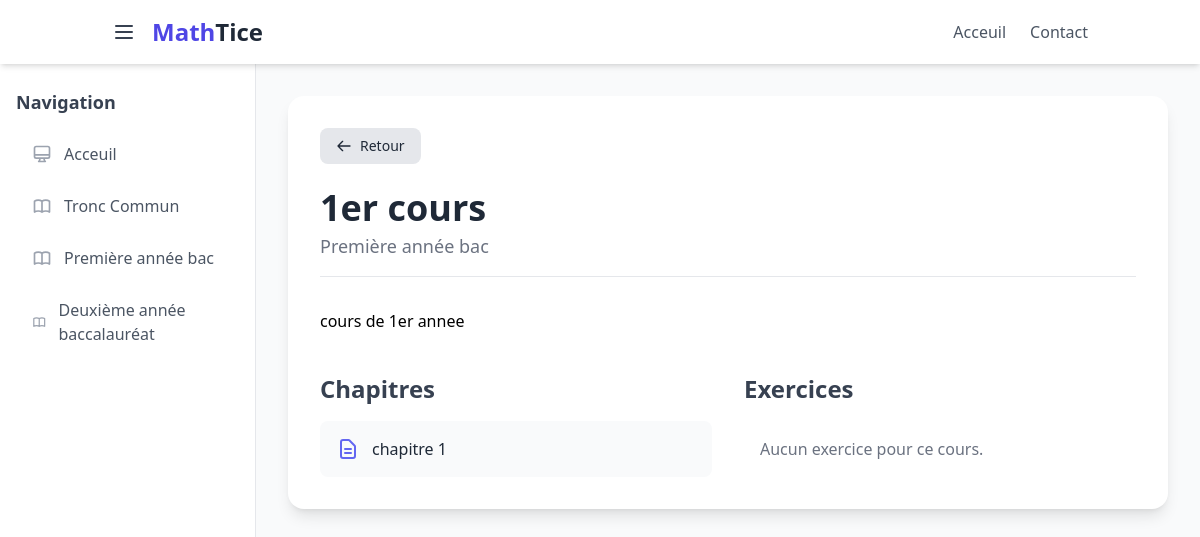
Page /courses/3/ on the committed database.
### courses/models.py (models this page shows, shortened)
class SchoolLevel(models.Model):
    name = models.CharField(max_length=100)

class Course(models.Model):
    title = models.CharField(max_length=200)
    description = models.TextField()
    level = models.ForeignKey(SchoolLevel, on_delete=models.CASCADE)

class Chapter(models.Model):
    title = models.CharField(max_length=200)
    course = models.ForeignKey(Course, on_delete=models.CASCADE)
    pdf_file = models.FileField(upload_to='chapters/', blank=True, null=True)

### courses/views.py (the view)
# urls.py: path('<int:pk>/', views.course_detail, name='course_detail'),
def course_detail(request, pk):
    course = get_object_or_404(Course, pk=pk)
    chapters = course.chapter_set.all()
    exercises = Exercise.objects.filter(chapter__course=course)
    context = {
        'course': course,
        'chapters': chapters,
        'exercises': exercises,
    }
    return render(request, 'courses/course_detail.html', context)

### courses/context_processors.py (called while the page is built)
def all_levels(request):
    return {
        'all_levels': SchoolLevel.objects.all()
    }

### webstudy/templates/courses/course_detail.html (shortened to what this page needs)
{% extends 'base.html' %}
{% block content %}
<div class="bg-white p-6 md:p-8 rounded-2xl shadow-lg">
    <button onclick="history.back()" class="mb-6 inline-flex items-center px-4 py-2 bg-gray-200 text-gray-800 text-sm font-medium rounded-lg hover:bg-gray-300 transition-colors duration-300">
                    <svg class="w-4 h-4 mr-2" fill="none" stroke="currentColor" viewBox="0 0 24 24" xmlns="http://www.w3.org/2000/svg"><path stroke-linecap="round" stroke-linejoin="round" stroke-width="2" d="M10 19l-7-7m0 0l7-7m-7 7h18"></path></svg>
                    Retour
                </button>
    <div class="mb-8 border-b pb-4">
        <h1 class="text-4xl font-bold text-gray-800">{{ course.title }}</h1>
        <p class="text-lg text-gray-500 mt-1">{{ course.level.name }}</p>
    </div>
    <div class="prose max-w-none mb-10">
        <p>{{ course.description }}</p>
    </div>
    <div class="grid grid-cols-1 lg:grid-cols-2 gap-8">
        <div class="lg:col-span-1">
            <h2 class="text-2xl font-semibold text-gray-700 mb-4">Chapitres</h2>
            <div class="space-y-3">
                {% for chapter in chapters %}
                <a href="{% url 'chapter_detail' chapter.pk %}" class="block p-4 bg-gray-50 rounded-lg hover:bg-indigo-100 transition duration-300">
                    <div class="flex items-center">
                        <span class="font-medium text-gray-800">{{ chapter.title }}</span>
                    </div>
                </a>
                {% empty %}
                <p class="text-gray-500 p-4">Aucun chapitre pour ce cours.</p>
                {% endfor %}
            </div>
        </div>
<div class="lg:col-span-1">
    <h2 class="text-2xl font-semibold text-gray-700 mb-4">Exercices</h2>
    <div class="space-y-3">
        {% for exercise in exercises %}
        <a href="{% url 'exercise_detail' exercise.pk %}" class="block p-4 bg-gray-50 rounded-lg hover:bg-indigo-100 transition duration-300">
            <div class="flex items-center">
                 <svg class="w-6 h-6 mr-3 text-green-500" fill="none" stroke="currentColor" viewBox="0 0 24 24" xmlns="http://www.w3.org/2000/svg"><path stroke-linecap="round" stroke-linejoin="round" stroke-width="2" d="M15.232 5.232l3.536 3.536m-2.036-5.036a2.5 2.5 0 113.536 3.536L6.5 21.036H3v-3.572L16.732 3.732z"></path></svg>
                <span class="font-medium text-gray-800">{{ exercise.title }}</span>
            </div>
        </a>
        {% empty %}
        <p class="text-gray-500 p-4">Aucun exercice pour ce cours.</p>
        {% endfor %}
    </div>
</div>
    </div>
</div>
{% endblock %}

### webstudy/templates/base.html (shortened to what this page needs)
<!DOCTYPE html>
<html lang="en">
<head>
    <script src="https://cdn.tailwindcss.com"></script>
</head>
<body class="bg-gray-50 font-sans">
    <div class="flex flex-col h-screen">
        <header class="bg-white shadow-md z-30">
            <div class="container mx-auto px-6 py-4 flex justify-between items-center">
                <div class="flex items-center space-x-4">
                    <button id="sidebar-toggle" class="text-gray-700 hover:text-indigo-600 focus:outline-none">
                        <svg class="w-6 h-6" fill="none" stroke="currentColor" viewBox="0 0 24 24" xmlns="http://www.w3.org/2000/svg"><path stroke-linecap="round" stroke-linejoin="round" stroke-width="2" d="M4 6h16M4 12h16M4 18h16"></path></svg>
                    </button>
                    <a href="/" class="text-2xl font-bold text-gray-800">
                        <span class="text-indigo-600">Math</span>Tice
                    </a>
                </div>
                <nav class="hidden md:flex items-center space-x-6">
                    <a href="/" class="text-gray-600 hover:text-indigo-600 transition">Acceuil</a>
                    <a href="{% url 'contact' %}" class="text-gray-600 hover:text-indigo-600 transition">Contact</a>
                </nav>
            </div>
        </header>
        <div class="flex flex-1 overflow-hidden">
            <aside id="sidebar" class="w-64 bg-white shadow-lg flex-shrink-0 transform -translate-x-full transition-transform duration-300 ease-in-out z-20 md:translate-x-0 md:shadow-none md:border-r">
                <div class="py-6 px-4">
                    <h2 class="text-lg font-semibold text-gray-700 mb-4">Navigation</h2>
                    <nav class="space-y-2">
                        <a href="{% url 'article_list' %}" class="flex items-center px-4 py-2.5 text-gray-600 rounded-lg hover:bg-indigo-50 hover:text-indigo-700 transition group">
                            Acceuil
                        </a>
            {% for level in all_levels %}
            <a href="{% url 'courses_by_level' level.id %}" class="flex items-center p-2 px-4 py-2.5 text-gray-600 rounded-lg hover:bg-indigo-50 hover:text-indigo-700 transition group">
                {{ level.name }}
            </a>
            {% endfor %}
                    </nav>
                </div>
            </aside>
            <main class="flex-1 p-6 lg:p-8 overflow-y-auto">
                {% block content %}{% endblock %}
            </main>
        </div>
    </div>
</body>
</html>

### rows in the picture
SchoolLevel: name "Tronc Commun"
SchoolLevel: name "Première année bac"
SchoolLevel: name "Deuxième année baccalauréat"
Course: title "1er cours", level.name "Première année bac", description "cours de 1er annee"
Chapter: title "chapitre 1"
